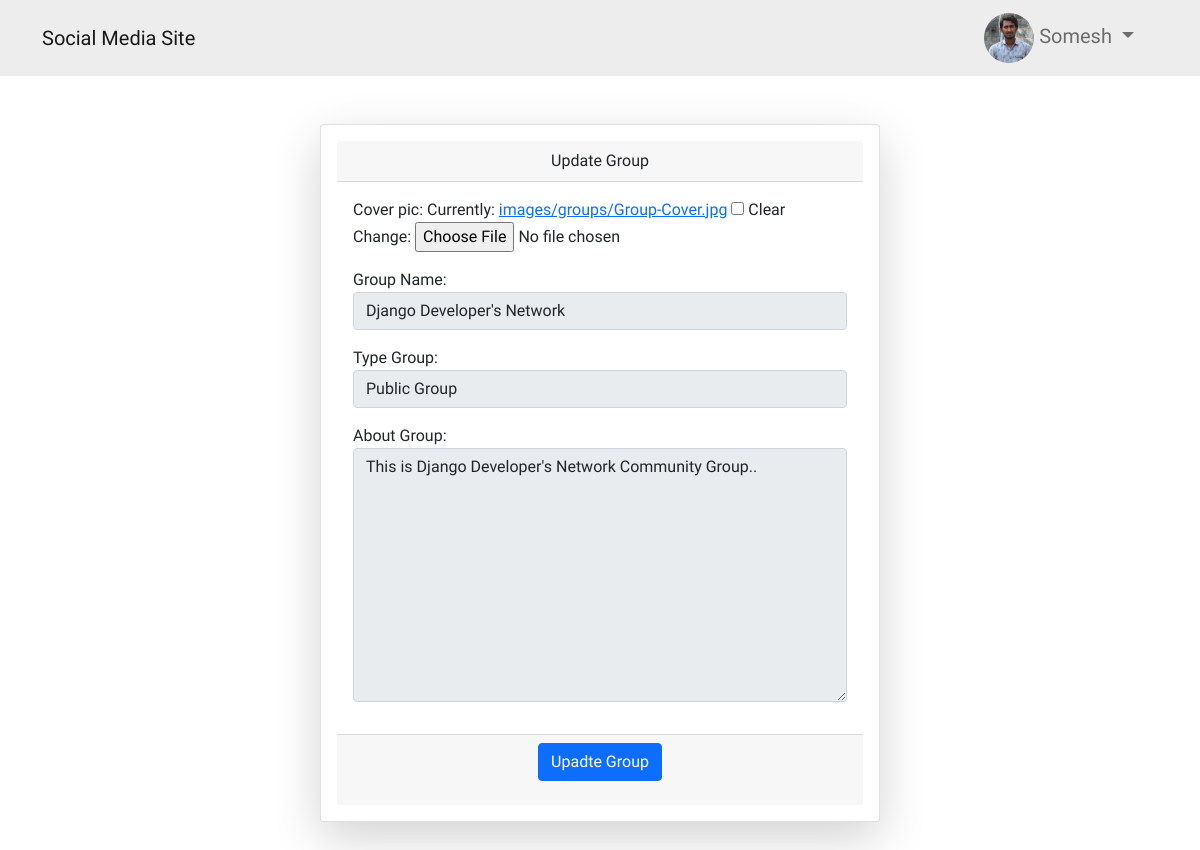
/group_update/django-developers-network (signed in), run on the app's committed database.
### accounts/models.py (models this page shows, shortened)
class Profile(models.Model):
    user = models.OneToOneField(User, on_delete=models.CASCADE, related_name='profile')
    slug = models.SlugField(max_length=100, unique=True, blank=True, null=True)
    profile_pic = models.ImageField(upload_to='images/user/profile/', null=True, blank=True)
    cover_pic = models.ImageField(upload_to='images/user/profile/', null=True, blank=True)
    user_bio = models.TextField(null=True,blank=True, max_length=255)
    designation = models.CharField(blank=True,null=True, max_length=255)
    education = models.CharField(blank=True, null=True, max_length=255)
    marital_status = models.CharField(blank=True, null=True, max_length=60)
    hobbies = models.CharField(blank=True, null=True, max_length=500)
    location = models.CharField(blank=True, null=True, max_length=500)
    mobile = models.IntegerField(blank=True, null=True)

### groups/models.py (models this page shows, shortened)
class Groups(models.Model):
    user = models.ForeignKey(User, related_name='user_group', on_delete=models.CASCADE)
    groups_name = models.CharField(max_length=150, unique=True)
    slug = models.SlugField(max_length=150, unique=True)
    cover_pic = models.ImageField(upload_to='images/groups/', null=True, blank=True)
    type_group = models.CharField(max_length=150)
    created_date = models.DateTimeField(auto_now_add=True)
    about_group = models.TextField(max_length=600)
    members = models.ManyToManyField(User,through="GroupMember", related_name='all_group_memb')
    class Meta:
        ordering = ["groups_name"]

### groups/views.py (the view)
# urls.py: path('group_update/<slug>', GroupUpdateView.as_view(), name='group_update'),
class GroupUpdateView(LoginRequiredMixin, UpdateView):
    model = Groups
    form_class = GroupUpdateForm
    login_url = '/account/login/'
    template_name = 'groups/update_group.html'

### groups/forms.py
class GroupUpdateForm(forms.ModelForm):
    class Meta:
        model = Groups
        fields = ('cover_pic', 'groups_name', 'type_group', 'about_group')
    groups_name = forms.CharField(widget=forms.TextInput(attrs={
        'class': 'form-control input-group-text',
        'type':'text',
        'placeholder': 'Enter the group name..'
    }), label='Group Name')
    type_group = forms.CharField(widget=forms.TextInput(attrs={
        'class': 'form-control input-group-text',
        'type':'text',
        'placeholder': 'Enter type of group..'
    }), label='Type Group')
    about_group = forms.CharField(widget=forms.Textarea(attrs={
        'class': 'form-control input-group-text',
        'type':'text',
        'placeholder': 'Enter the about group..'
    }), label='About Group')

### groups/templates/groups/update_group.html (shortened to what this page needs)
{% extends 'base.html' %}
{% block content %}
<div class='container mt-5'>
  {% if user.is_authenticated %}
  <form class="" method="post" enctype="multipart/form-data">
    <div class="card text-center mx-auto shadow-lg p-3 mb-5 bg-body rounded" style="width: 35rem;">
      <div class="card-header">
        Update Group
      </div>
      <div class="card-body">
        {{ form.as_p }}
      </div>
      <div class="card-footer text-muted">
         <button type="submit" class="btn btn-primary mb-3" name="button">Upadte Group</button>
      </div>
    </div>
  </form>
  {% else %}
    you're not allowed here...
  {% endif %}
</div>
{% endblock %}

### templates/base.html (shortened to what this page needs)
{% load static %}
<!doctype html>
<html lang="en">
  <head>
    <link href="https://cdn.jsdelivr.net/npm/bootstrap@5.0.2/dist/css/bootstrap.min.css" rel="stylesheet">
    <link rel="stylesheet" href="{% static 'css/main.css' %}">
  </head>
  <body>
    <nav class="navbar navbar-expand-lg navbar-light" style="background-color: #EDEDED;">
      <div class="container">
        <a class="navbar-brand" href="{% url 'groups:group_list' %}">Social Media Site</a>
        <div class="d-flex justify-content-start">
          <div class="collapse navbar-collapse" id="navbarSupportedContent">
            <ul class="navbar-nav me-auto mb-2 mb-lg-0">
              {% if user.is_authenticated %}
                <li class="nav-item dropdown">
                  <a class="nav-link dropdown-toggle navbar-brand" href="#" id="navbarDarkDropdownMenuLink" role="button" data-bs-toggle="dropdown" aria-expanded="false">
                    {% if user.profile.profile_pic %}
                      <img src="{{ user.profile.profile_pic.url }}" class="rounded-circle" alt="..." height="50" width="50">
                    {% endif %}
                        {{ user.first_name }}
                    </a>
            </li>
            {% else %}
              <li><a class="dropdown-item" href="{% url 'login' %}">Login</a></li>
              <li><a class="dropdown-item" href="{% url 'accounts:sign_up' %}">Register</a></li>
            {% endif %}
            </ul>
          </div>
        </div>
      </div>
    </nav>
        {% block content %}
        {% endblock %}
  </body>
</html>

### static/css/main.css (style rules this page uses)
body { font-family: 'Roboto Condensed', sans-serif; }
ol, ul { padding-left: 2rem; text-align: initial; }
.card-body { flex: 1 1 auto; padding: 1rem 1rem; text-align: start; }
.input-group-text { display: flex; align-items: center; padding: .375rem .75rem; font-size: 1rem; font-weight: 400; line-height: 1.5; color: #212529; text-align: start; white-space: nowrap; background-color: #e9ecef; border: 1px solid #ced4da; border-radius: .25rem; }

### data on the page
Groups: groups_name "Django Developer's Network", type_group "Public Group", about_group "This is Django Developer's Network Community Group.."

### other printed values
{{ user.first_name }} "Somesh"
